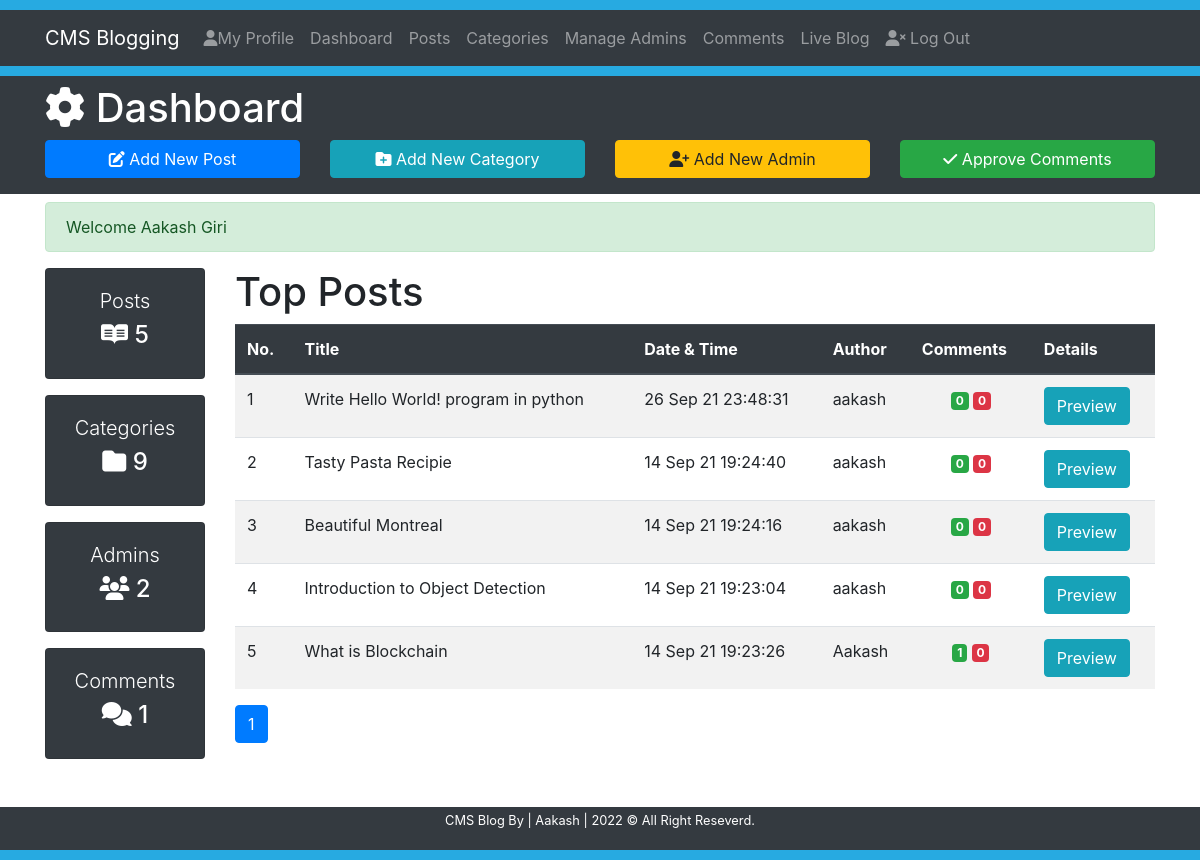
/CMS4.2.1/dashboard?page=1 (signed in), run on the app's committed database.
### tables this page shows
CREATE TABLE `post` (
  `id` int(11) NOT NULL,
  `datetime` varchar(50) NOT NULL,
  `title` varchar(300) NOT NULL,
  `slug` varchar(300) NOT NULL,
  `tags` varchar(500) NOT NULL,
  `category` varchar(50) NOT NULL,
  `author` varchar(50) NOT NULL,
  `image` text NOT NULL,
  `post` text NOT NULL,
  `status` varchar(50) NOT NULL,
  `user_id` int(11) NOT NULL
);

### Includes/functions.php (called while the page is built, shortened)
<?php
    require_once 'db.php';
    $serverName = BASE_PATH;
    $cssBaseURL = $serverName.'/css';
    function totalPosts(){
        global $conn;
        if($_SESSION['permission'] == 'User'){
            $user_id = $_SESSION['userID'];
            $sql = "SELECT * FROM post WHERE user_id='$user_id'";
        }else{
            $sql = "SELECT * FROM post";
        }
        $result = mysqli_query($conn, $sql);
        return mysqli_num_rows($result);
    }
    function totalCategories(){
        global $conn;
        $sql = "SELECT * FROM category";
        $result = mysqli_query($conn, $sql);
        return mysqli_num_rows($result);
    }
    function totalAdmins(){
        global $conn;
        $sql = "SELECT * FROM admins Where permission != 'User'";
        $result = mysqli_query($conn, $sql);
        return mysqli_num_rows($result);
    }
    function totalComments(){
        global $conn;
        if($_SESSION['permission'] == 'User'){
            $user_id = $_SESSION['userID'];
            $sql = "SELECT * FROM comments INNER JOIN post ON post.id = comments.post_id WHERE user_id='$user_id'";
        }else{
            $sql = "SELECT * FROM comments";
        }
        $result = mysqli_query($conn, $sql);
        return mysqli_num_rows($result);
    }
    function approvedCommentsAccordingToPost($PostId){
        global $conn;
        $sql = "SELECT * FROM comments WHERE post_id='$PostId' AND status='ON'";
        $result = mysqli_query($conn, $sql);
        return mysqli_num_rows($result);
    }
    function disapprovedCommentsAccordingToPost($PostId){
        global $conn;
        $sql = "SELECT * FROM comments WHERE post_id='$PostId' AND status='OFF'";
        $result = mysqli_query($conn, $sql);
        return mysqli_num_rows($result);
    }
?>

### dashboard.php (the view, shortened to what this page needs)
<?php
    require_once 'Includes/db.php';
    require 'Includes/functions.php';
    require 'Includes/sessions.php';
?>
<!DOCTYPE html>
<html lang="en">
<head>
    <link rel="stylesheet" href="https://pro.fontawesome.com/releases/v5.10.0/css/all.css"/>
    <link rel="stylesheet" href="https://stackpath.bootstrapcdn.com/bootstrap/4.4.1/css/bootstrap.min.css">
    <link rel="stylesheet" href="<?= $cssBaseURL ?>/style.css">
</head>
<body>
    <div style="height: 10px; background-color: #27aae1;"></div>
    <nav class="navbar navbar-expand-lg navbar-dark bg-dark">
        <div class="container">
            <a href="<?= $serverName; ?>/index" class="navbar-brand">CMS Blogging</a>
            <div class="collapse navbar-collapse" id="navbarcollapseCMS">
                <ul class="navbar-nav">
                    <li class="nav-item">
                        <a href="<?= $serverName; ?>/myprofile" class="nav-link"> <i class='fas fa-user'></i>My Profile</a>
                    </li>
                    <li class="nav-item">
                        <a href="<?= $serverName; ?>/dashboard?page=1" class="nav-link">Dashboard</a>
                    </li>
                    <li class="nav-item">
                        <a href="<?= $serverName; ?>/posts?page=1" class="nav-link">Posts</a>
                    </li>
                    <li class="nav-item">
                        <a href="<?= $serverName; ?>/categories?page=1" class="nav-link">Categories</a>
                    </li>
                    <?php if($_SESSION['permission'] == 'Superuser'){ ?>
                    <li class="nav-item">
                        <a href="<?= $serverName; ?>/admin?page=1" class="nav-link">Manage Admins</a>
                    </li>
                    <?php } ?>
                    <?php if($_SESSION['permission'] != 'User'){ ?>
                    <li class="nav-item">
                        <a href="<?= $serverName; ?>/comments" class="nav-link">Comments</a>
                    </li>
                    <?php } ?>
                    <li class="nav-item">
                        <a href="<?= $serverName; ?>/blog/1" class="nav-link">Live Blog</a>
                    </li>
                </ul>
                <ul class="navbar-nav">
                    <li class="nav-item">
                        <a href="<?= $serverName; ?>/logout" class="nav-link"><i class='fas fa-user-times'></i> Log Out</a>
                    </li>
                </ul>
            </div>
        </div>
    </nav>
    <div style="height: 10px; background-color: #27aae1;"></div>
    <header class='bg-dark text-white py-2'>
        <div class="container">
            <div class="row">
                <div class="col-md-12">
                    <h1><i class="fas fa-cog"></i> Dashboard</h1>
                </div>
                <div class="col-lg-3 mb-2">
                    <a href="<?= $serverName; ?>/addnewpost" class='btn btn-primary btn-block'><i class='fas fa-edit'></i> Add New Post</a>
                </div>
                <div class="col-lg-3 mb-2">
                    <a href="<?= $serverName; ?>/categories" class='btn btn-info btn-block'><i class='fas fa-folder-plus'></i> Add New Category</a>
                </div>
                <?php if($_SESSION['permission'] == 'Superuser'){ ?>
                <div class="col-lg-3 mb-2">
                    <a href="<?= $serverName; ?>/admin" class='btn btn-warning btn-block'><i class='fas fa-user-plus'></i> Add New Admin</a>
                </div>
                <?php } ?>
                <?php if($_SESSION['permission'] != 'User'){ ?>
                <div class="col-lg-3 mb-2">
                    <a href="<?= $serverName; ?>/comments" class='btn btn-success btn-block'><i class='fas fa-check'></i> Approve Comments</a>
                </div>
                <?php } ?>
            </div>
        </div>
    </header>
    <section class="container py-2 mb-4">
        <?php echo ErrorMessage(); echo SuccessMessage(); ?>
        <div class="row">
            <div class="col-lg-2 d-none d-md-block">
                <div class="card text-center bg-dark text-white mb-3">
                    <div class="card-body">
                        <h1 class="lead">Posts</h1>
                        <h4 class="display-5"><i class="fab fa-readme"></i>
                            <?php
                                echo totalPosts();
                            ?>
                        </h4>
                    </div>
                </div>
                <div class="card text-center bg-dark text-white mb-3">
                    <div class="card-body">
                        <h1 class="lead">Categories</h1>
                        <h4 class="display-5"><i class="fas fa-folder"></i>
                            <?php
                                echo totalCategories();
                            ?>
                        </h4>
                    </div>
                </div>
                <div class="card text-center bg-dark text-white mb-3">
                    <div class="card-body">
                        <h1 class="lead">Admins</h1>
                        <h4 class="display-5"><i class="fas fa-users"></i>
                            <?php
                                echo totalAdmins();
                            ?>
                        </h4>
                    </div>
                </div>
                <div class="card text-center bg-dark text-white mb-3">
                    <div class="card-body">
                        <h1 class="lead">Comments</h1>
                        <h4 class="display-5"><i class="fas fa-comments"></i>
                            <?php
                                echo totalComments();
                            ?>
                        </h4>
                    </div>
                </div>
            </div>
            <div class="col-lg-10">
                <h1>Top Posts</h1>
                <table class="table table-striped table-hover">
                    <thead class="thead-dark">
                        <tr>
                            <th>No.</th>
                            <th>Title</th>
                            <th>Date & Time</th>
                            <th>Author</th>
                            <th>Comments</th>
                            <th>Details</th>
                        </tr>
                    </thead>
                    <tbody>
                    <?php
                        $showPostFrom = 0;
                        if(isset($_GET['page'])){
                            $page = $_GET['page'];
                            if($page === 0 || $page <= 1){
                                $showPostFrom = 0;
                            }else{
                                $showPostFrom = ($page*5)-5;
                            }
                        }
                        if($_SESSION['permission'] == 'User'){
                            $user_id = $_SESSION['userID'];
                            $sql = "SELECT * FROM post WHERE user_id='$user_id' ORDER BY id DESC LIMIT $showPostFrom,5";
                        }else{
                            $sql = "SELECT * FROM post ORDER BY id DESC LIMIT $showPostFrom,5";
                        }
                        $result = mysqli_query($conn, $sql);
                        $sr=0;
                        if (mysqli_num_rows($result) > 0){
                            while($row = mysqli_fetch_assoc($result)){
                                $sr++;
                                $PostId = $row['id'];
                                $PostSlug = $row['slug'];
                                $datetime = $row['datetime'];
                                $Author = $row['author'];
                                $Title = $row['title'];
                    ?>
                        <tr>
                            <td><?= $sr; ?></td>
                            <td><?= $Title; ?></td>
                            <td><?= $datetime; ?></td>
                            <td><?= $Author; ?></td>
                            <td class="text-center">
                                <span class="badge badge-success">
                                    <?php echo approvedCommentsAccordingToPost($PostId); ?>
                                </span>
                                <span class="badge badge-danger">
                                    <?php echo disapprovedCommentsAccordingToPost($PostId); ?>
                                </span>
                            </td>
                            <td>
                                <a target="_blank" href="<?= $serverName; ?>/post/<?= $PostSlug; ?>"><span class="btn btn-info">Preview</span></a>
                            </td>
                        </tr>
                    <?php
                           }
                       }else{
                           echo "<tr><td colspan='6' class='text-danger text-center'>No Post Available</td></tr>";
                       }
                    ?>
                    </tbody>
                </table>
                <nav>
                    <ul class="pagination pagination-link">
                        <?php
                            if(isset($page)){
                                if($_SESSION['permission'] == 'User'){
                                    $user_id = $_SESSION['userID'];
                                    $sql = "SELECT * FROM post WHERE user_id='$user_id'";
                                }else{
                                    $sql = "SELECT * FROM post";
                                }
                                $result = mysqli_query($conn, $sql);
                                $totalPost = mysqli_num_rows($result);
                                $postPagination = ceil($totalPost/5);
                                for($i=1; $i<=$postPagination; $i++){
                                    if($i == $page){
                        ?>
                        <li class="page-item active">
                            <a href="<?= $serverName; ?>/dashboard?page=<?= $i; ?>" class="page-link"><?= $i; ?></a>
                        </li>
                        <?php
                                    }else{
                        ?>
                        <li class="page-item">
                            <a href="<?= $serverName; ?>/dashboard?page=<?= $i; ?>" class="page-link"><?= $i; ?></a>
                        </li>
                        <?php
                                    }
                                }
                            }
                        ?>
                    </ul>
                </nav>
            </div>
        </div>
    </section>
    <footer class="bg-dark text-white py-1">
        <div class="container">
            <div class="row">
                <div class="col">
                    <p class="lead text-center small">CMS Blog By | Aakash | <span id='year'></span> &copy; All Right Reseverd.</p>
                </div>
            </div>
        </div>
    </footer>
    <div style="height: 10px; background-color: #27aae1;"></div>
</body>
</html>

### Includes/sessions.php (shortened to what this page needs)
<?php
    function SuccessMessage(){
        if(isset($_SESSION['SuccessMessage'])){
            $output = "<div class=\"alert alert-success\">";
            $output .= htmlentities($_SESSION['SuccessMessage']);
            $output .= "</div>";
            return $output;
        }
    }
?>

### data on the page
post: title "Write Hello World! program in python", datetime "26 Sep 21 23:48:31", author "aakash", PostId "0"
post: title "Tasty Pasta Recipie", datetime "14 Sep 21 19:24:40", author "aakash", PostId "0"
post: title "Beautiful Montreal", datetime "14 Sep 21 19:24:16", author "aakash", PostId "0"
post: title "Introduction to Object Detection", datetime "14 Sep 21 19:23:04", author "aakash", PostId "0"
post: title "What is Blockchain", datetime "14 Sep 21 19:23:26", author "Aakash", PostId "1", PostId "0"

### other printed values
SuccessMessage() "Welcome Aakash Giri"
totalPosts() "5"
totalCategories() "9"
totalAdmins() "2"
totalComments() "1"
